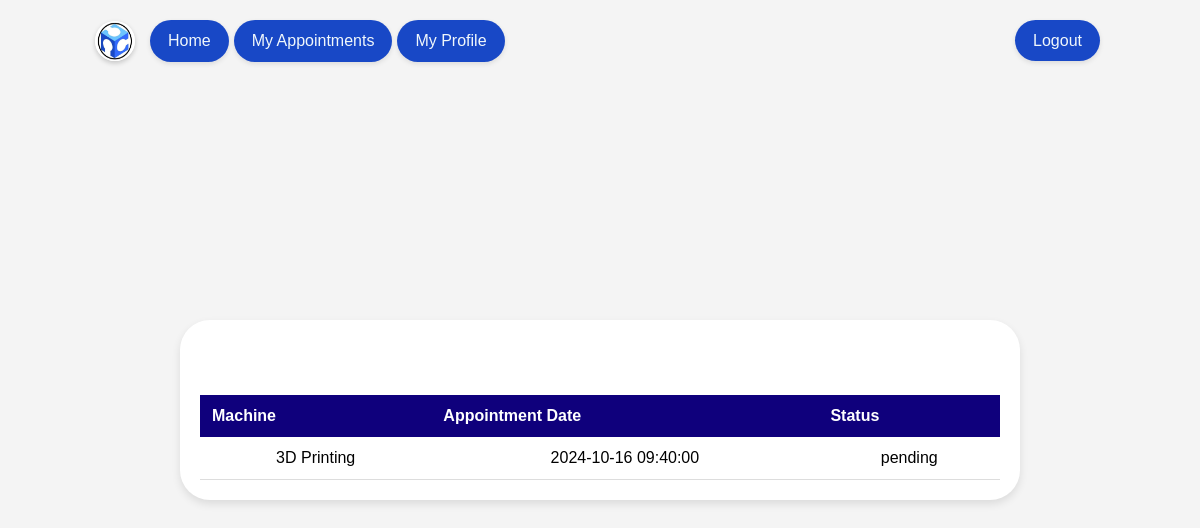
The app's page /php/user_appt.php (signed in) with its own data.
### tables this page shows
CREATE TABLE `appointments` (
  `appointment_id` int(11) NOT NULL,
  `user_id` int(11) DEFAULT NULL,
  `machine_id` int(11) DEFAULT NULL,
  `appointment_date` datetime DEFAULT NULL,
  `status` enum('pending','approved','completed') DEFAULT 'pending'
);

CREATE TABLE `machines` (
  `machine_id` int(11) NOT NULL,
  `machine_name` varchar(100) NOT NULL,
  `machine_photo` varchar(255) NOT NULL,
  `availability` tinyint(1) DEFAULT 1
);

### php/user_appt.php (the view, shortened to what this page needs)
<?php
include('connection.php');
$user_id = $_SESSION['user_id'];
$query = "SELECT appointments.appointment_date, appointments.status, machines.machine_name
          FROM appointments
          JOIN machines ON appointments.machine_id = machines.machine_id
          WHERE appointments.user_id = ?
          ORDER BY appointments.appointment_date ASC";
$stmt = $database->prepare($query);
$stmt->bind_param("i", $user_id);
$stmt->execute();
$result = $stmt->get_result();
?>
<!DOCTYPE html>
<html lang="en">
<head>
    <link rel="stylesheet" href="https://cdnjs.cloudflare.com/ajax/libs/font-awesome/4.7.0/css/font-awesome.min.css">
    <link rel="stylesheet" href="userboard.css">
    <link rel="stylesheet" href="userboard2.css">
</head>
<body>
<header>
    <div class="topnav" id="myTopnav">
        <img src="../images/logo.jpg" alt="Logo" class="logo-img">
            <a href="user_dashboard.php">Home</a>
            <a href="user_appt.php">My Appointments</a>
            <a href="user_profile.php">My Profile</a>
        <div class="right-links">
        <a href="logout.php">Logout</a>
        </div>
    </div>
</header>
    <div class="dashboard-container">
        <h1>Booked Appointments</h1>
        <table>
            <thead>
                <tr>
                    <th>Machine</th>
                    <th>Appointment Date</th>
                    <th>Status</th>
                </tr>
            </thead>
            <tbody>
                <?php if ($result->num_rows > 0): ?>
                    <?php while ($appointment = $result->fetch_assoc()): ?>
                        <tr>
                            <td><?php echo htmlspecialchars($appointment['machine_name']); ?></td>
                            <td><?php echo htmlspecialchars($appointment['appointment_date']); ?></td>
                            <td><?php echo htmlspecialchars($appointment['status']); ?></td>
                        </tr>
                    <?php endwhile; ?>
                <?php else: ?>
                    <tr>
                        <td colspan="3">No appointments found.</td>
                    </tr>
                <?php endif; ?>
            </tbody>
        </table>
    </div>
</body>
</html>

### php/userboard.css (style rules this page uses)
body { background: rgb(125,182,220); background: linear-gradient(360deg, rgba(125,182,220,1) 0%, rgba(172,212,238,1) 35%, rgba(230,245,255,1) 100%); font-family: "Poppins", sans-serif; position: relative; width: 100%; height: 120vh; background-repeat: no-repeat; background-attachment: fixed; background-position: center; background-repeat: repeat-x; background-size: cover; overflow-x: hidden; overflow-y: hidden; min-height: 100vh; }
.dashboard-container { text-align: center; max-height: 100vh; overflow-y: auto; }
h1 { color: white; font-size: 92%; }
.topnav { position: fixed; top: 0; left: 0; right: 0; background-color: transparent; overflow: hidden; padding: 20px 95px; display: flex; align-items: center; z-index: 1000; }
.topnav a { color: #f0f7fb; text-align: center; padding: 12px 18px; text-decoration: none; font-size: 16px; border-radius: 25px; margin-right: 5px; background-color: #1848c6; ; transition: background-color 0.3s ease, color 0.3s ease, box-shadow 0.3s ease; box-shadow: 0 2px 5px rgba(0, 0, 0, 0.1); }
.right-links { margin-left: auto; }
.logo-img { width: 40px; height: 40px; margin-right: 15px; border-radius: 50%; box-shadow: 0 2px 5px rgba(0, 0, 0, 0.2); }

### php/userboard2.css (style rules this page uses)
body { font-family: Arial, sans-serif; background-color: #f4f4f4; margin: 0; padding: 0; display: flex; justify-content: center; align-items: center; height: 100vh; flex-direction: column; }
.dashboard-container { background-color: #fff; padding: 20px; margin-top: 20px; box-shadow: 0 4px 8px rgba(0, 0, 0, 0.1); border-radius: 30px; width: 80%; max-width: 800px; max-height: 100vh; display: flex; flex-direction: column; align-items: center; }
table { width: 100%; border-collapse: collapse; margin-top: 20px; }
th { background-color: #0f007c; color: white; padding: 12px; text-align: left; }
td { padding: 12px; border-bottom: 1px solid #ddd; }

### php/user_appt.php (style rules this page uses)
body { background-image: url(../images/cover2.png); }

### records on screen
appointments: machine.machine_name "3D Printing", appointment_date "2024-10-16 09:40:00", status "pending"
